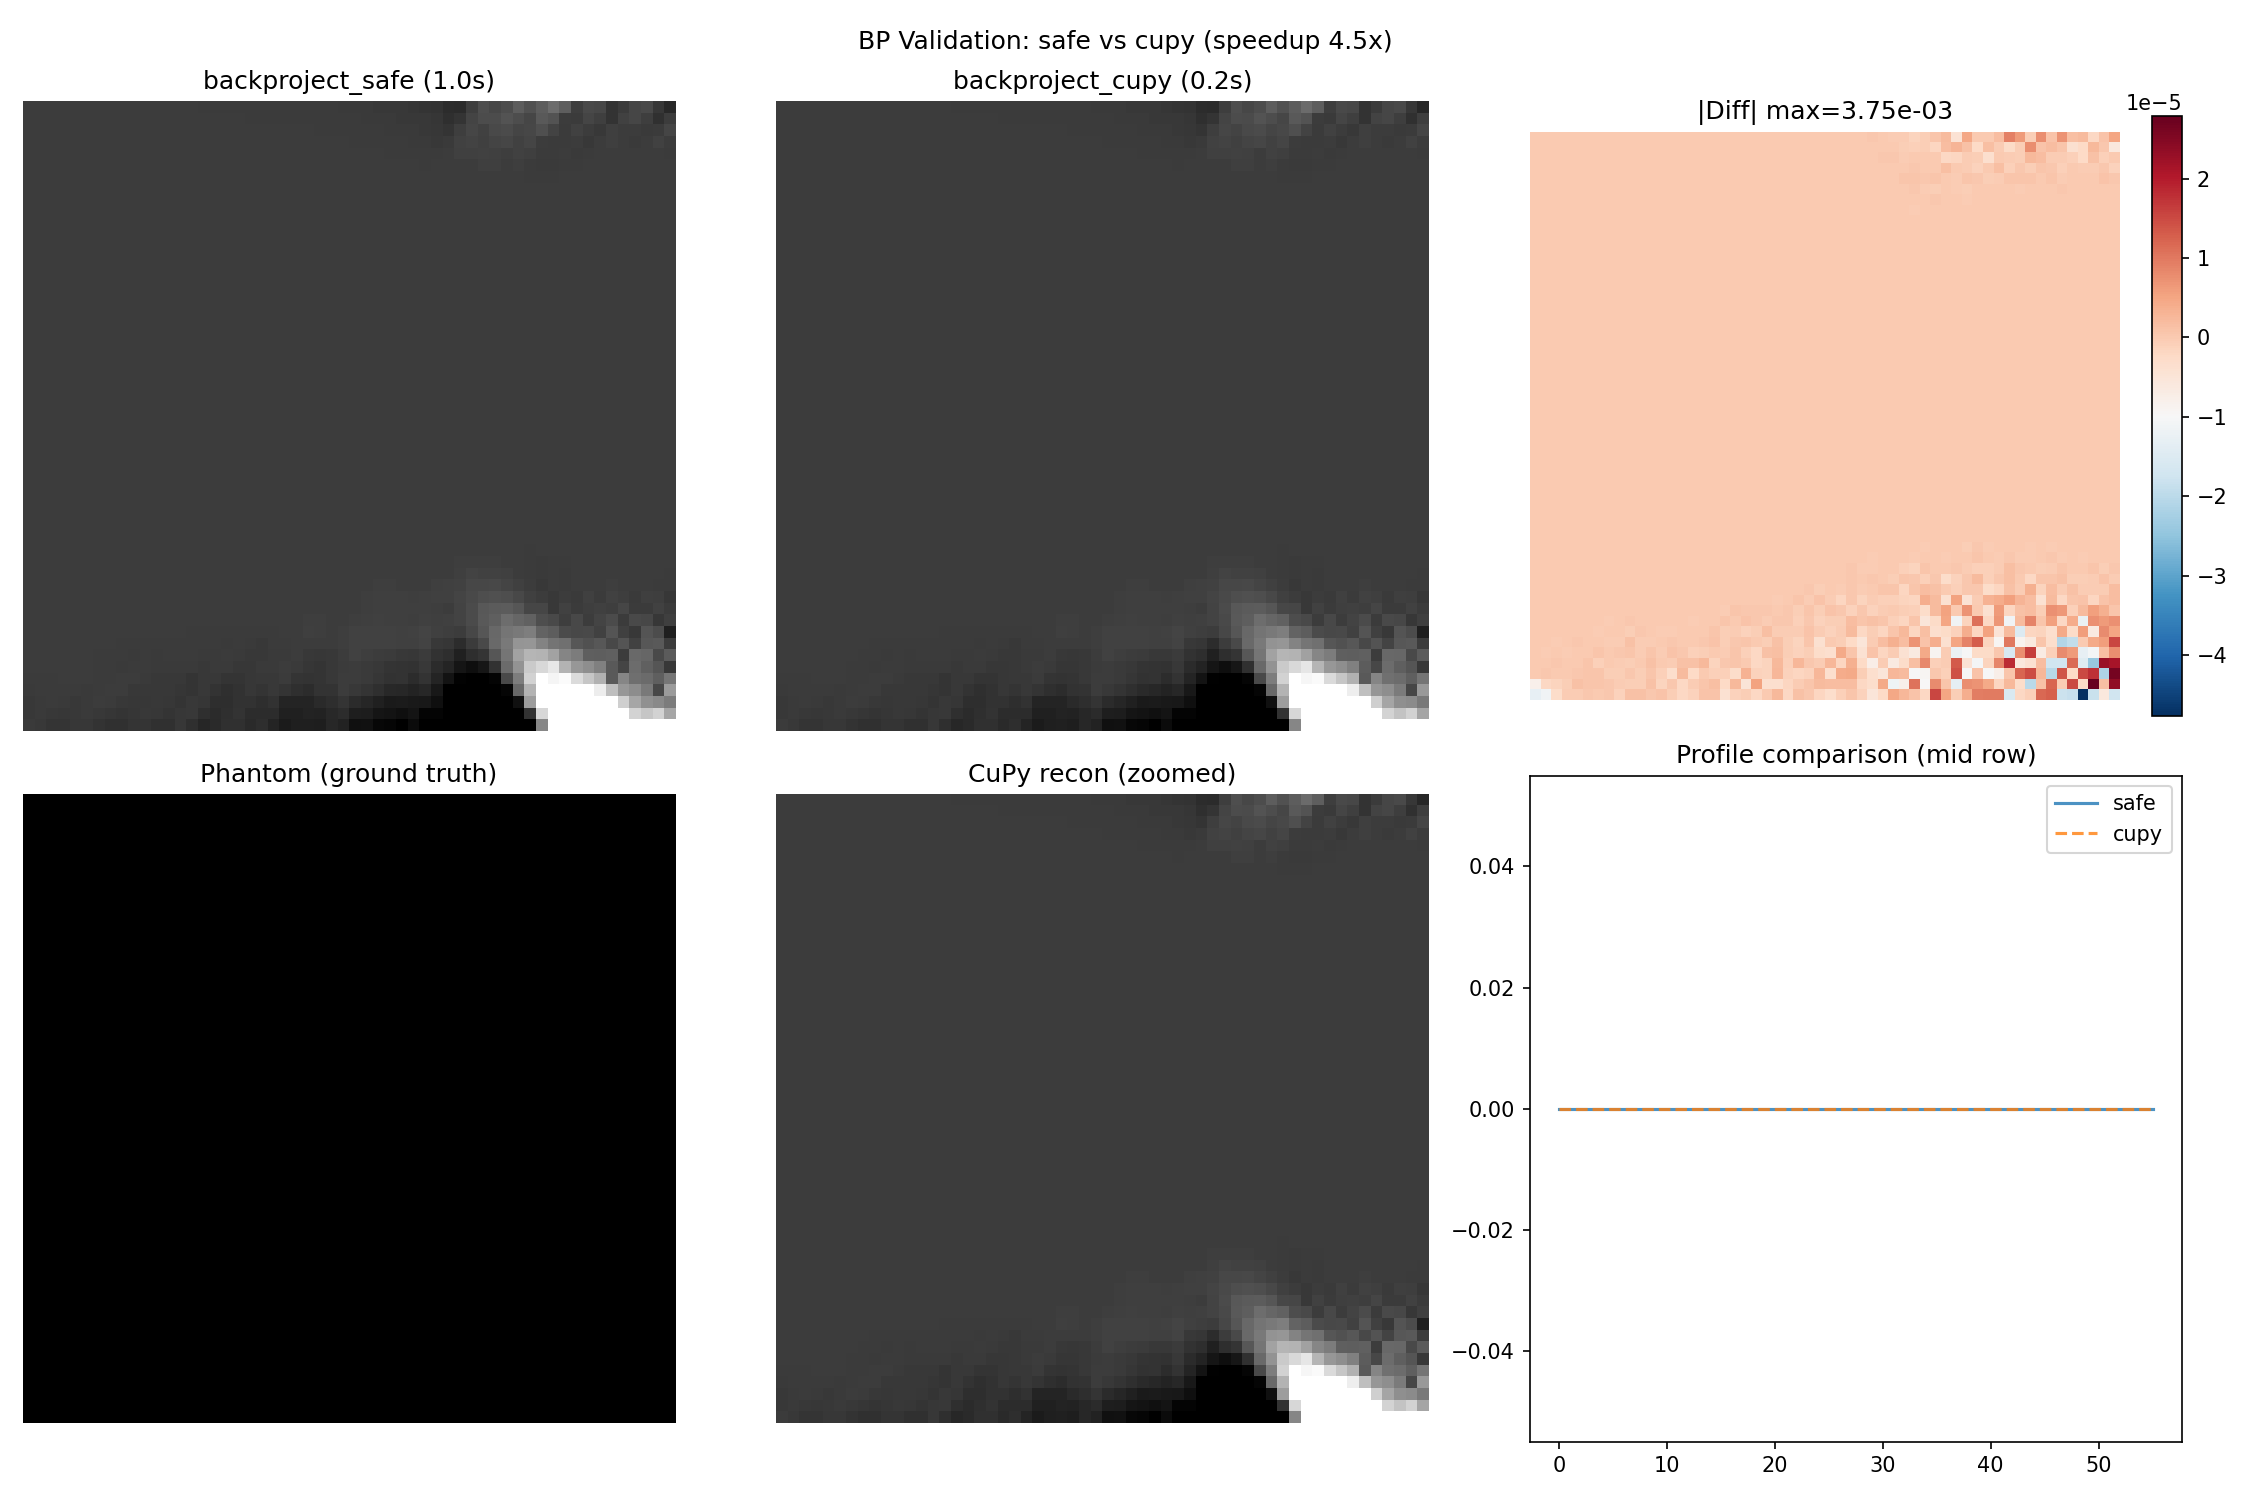

This chart was generated by the following Python code:
"""
Validate backproject_cupy against backproject_safe using the test03 phantom.
Runs both implementations on the same filtered sinogram and compares results.
"""
import sys, os
sys.path.insert(0, os.path.dirname(os.path.abspath(__file__)))
sys.path.insert(0, os.path.join(os.path.dirname(__file__), ".."))
sys.path.insert(0, os.path.join(os.path.dirname(__file__), "..", "tests"))

# CRITICAL: Initialize ASTRA CUDA context BEFORE CuPy is imported
from backproject_safe import ensure_astra_cuda_init
ensure_astra_cuda_init()

import numpy as np
import yaml
from matplotlib import pyplot as plt
from time import time

from common import phantom_objects_3d, project
from pykatsevich.initialize import create_configuration
from pykatsevich.filter import filter_katsevich, sino_weight_td
from backproject_safe import backproject_safe
from backproject_cupy import backproject_cupy

OUT_DIR = os.path.dirname(os.path.abspath(__file__))
YAML_PATH = os.path.join(os.path.dirname(__file__), "..", "tests", "test03.yaml")

# --- Load settings ---
with open(YAML_PATH, "r") as f:
    settings = yaml.safe_load(f)

ps = settings["phantom"]
geom = settings["geometry"]

# --- Generate phantom ---
print(f"Generating phantom {ps['rows']}x{ps['columns']}x{ps['slices']} ...")
phantom = phantom_objects_3d(
    ps["rows"], ps["columns"], ps["slices"],
    voxel_size=ps["voxel_size"],
    objects_list=ps["objects"],
)

# --- Forward projection ---
print("Forward projection ...", end=" ", flush=True)
t0 = time()
sinogram, vol_geom, proj_geom = project(phantom, ps["voxel_size"], geom)
print(f"done in {time()-t0:.2f}s")

# --- Create configuration ---
conf = create_configuration(geom, vol_geom, geom.get("options", {}))

# --- Reorder sinogram for pykatsevich (angles, rows, cols) ---
sinogram_swapped = np.asarray(np.swapaxes(sinogram, 0, 1), order="C")

# --- Katsevich filtering ---
print("Katsevich filtering ...")
filtered = filter_katsevich(
    sinogram_swapped, conf,
    {"Diff": {"Print time": True}, "FwdRebin": {"Print time": True}, "BackRebin": {"Print time": True}},
)
sino_td = sino_weight_td(filtered, conf, False)

# --- BP with backproject_safe (reference) ---
print("\n=== backproject_safe (ASTRA per-proj loop) ===")
t0 = time()
rec_safe = backproject_safe(sino_td, conf, vol_geom, proj_geom, tqdm_bar=True)
t_safe = time() - t0
print(f"  Time: {t_safe:.2f}s")

# --- BP with backproject_cupy (fused kernel) ---
print("\n=== backproject_cupy (fused CuPy kernel) ===")
t0 = time()
rec_cupy = backproject_cupy(sino_td, conf, vol_geom, proj_geom, tqdm_bar=True)
t_cupy = time() - t0
print(f"  Time: {t_cupy:.2f}s")

# --- Compare ---
diff = rec_safe - rec_cupy
max_abs_diff = np.max(np.abs(diff))
rel_diff = max_abs_diff / max(np.max(np.abs(rec_safe)), 1e-12)
rmse = np.sqrt(np.mean(diff**2))
safe_range = rec_safe.max() - rec_safe.min()

print(f"\n{'='*50}")
print(f"COMPARISON:")
print(f"  rec_safe  range: [{rec_safe.min():.6f}, {rec_safe.max():.6f}]")
print(f"  rec_cupy  range: [{rec_cupy.min():.6f}, {rec_cupy.max():.6f}]")
print(f"  Max |diff|:      {max_abs_diff:.6e}")
print(f"  Relative diff:   {rel_diff:.6e}")
print(f"  RMSE:            {rmse:.6e}")
print(f"  Speedup:         {t_safe/t_cupy:.1f}x")
print(f"{'='*50}")

if rel_diff < 0.01:
    print("PASS: Results match within 1% relative error")
else:
    print(f"WARNING: Relative difference is {rel_diff*100:.2f}%")

# --- Visualize comparison ---
mid_z = rec_safe.shape[2] // 2
fig, axes = plt.subplots(2, 3, figsize=(15, 10))
fig.suptitle(f"BP Validation: safe vs cupy (speedup {t_safe/t_cupy:.1f}x)")

vmin, vmax = np.percentile(rec_safe[:, :, mid_z], [1, 99])

axes[0, 0].imshow(rec_safe[:, :, mid_z], cmap="gray", vmin=vmin, vmax=vmax)
axes[0, 0].set_title(f"backproject_safe ({t_safe:.1f}s)")
axes[0, 0].axis("off")

axes[0, 1].imshow(rec_cupy[:, :, mid_z], cmap="gray", vmin=vmin, vmax=vmax)
axes[0, 1].set_title(f"backproject_cupy ({t_cupy:.1f}s)")
axes[0, 1].axis("off")

im = axes[0, 2].imshow(diff[:, :, mid_z], cmap="RdBu_r")
axes[0, 2].set_title(f"|Diff| max={max_abs_diff:.2e}")
axes[0, 2].axis("off")
fig.colorbar(im, ax=axes[0, 2], fraction=0.046)

axes[1, 0].imshow(phantom[:, :, mid_z], cmap="gray")
axes[1, 0].set_title("Phantom (ground truth)")
axes[1, 0].axis("off")

axes[1, 1].imshow(rec_cupy[:, :, mid_z], cmap="gray", vmin=vmin, vmax=vmax)
axes[1, 1].set_title("CuPy recon (zoomed)")
axes[1, 1].axis("off")

# Horizontal profile comparison
mid_row = rec_safe.shape[0] // 2
axes[1, 2].plot(rec_safe[mid_row, :, mid_z], label="safe", alpha=0.8)
axes[1, 2].plot(rec_cupy[mid_row, :, mid_z], label="cupy", alpha=0.8, linestyle="--")
axes[1, 2].set_title("Profile comparison (mid row)")
axes[1, 2].legend()

plt.tight_layout()
out_path = os.path.join(OUT_DIR, "validate_cupy_bp.png")
plt.savefig(out_path, dpi=150)
print(f"Saved -> {out_path}")
plt.close()
